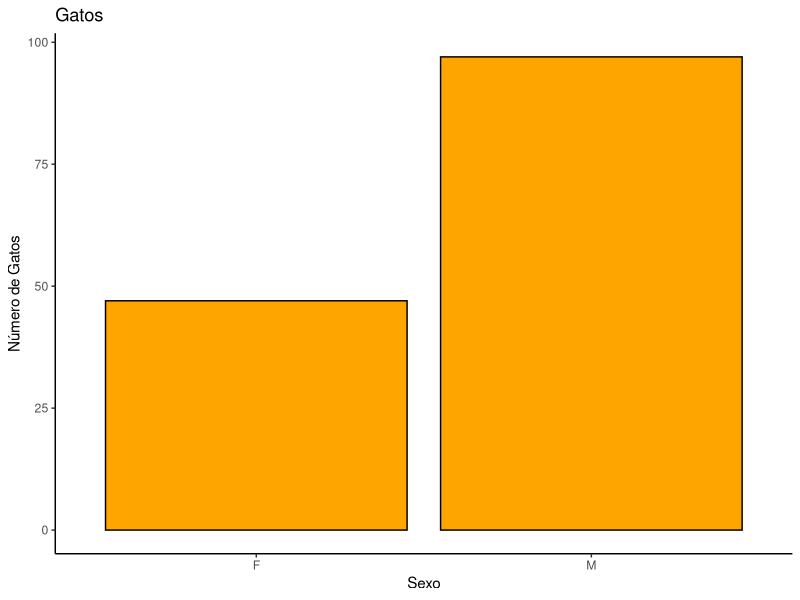

Here is the R script that generated this plot:
dir.create("mis_imagenes")
library(ggplot2)
library(MASS)
data(MASS::cats)
pdf("mis_imagenes/cats_plot.pdf") 
ggplot(cats, aes(x = Sex)) + 
  geom_bar(fill = "orange", color = "black") + theme_classic() +
  xlab("Sexo") + ylab("Número de Gatos") + ggtitle("Gatos")
dev.off()